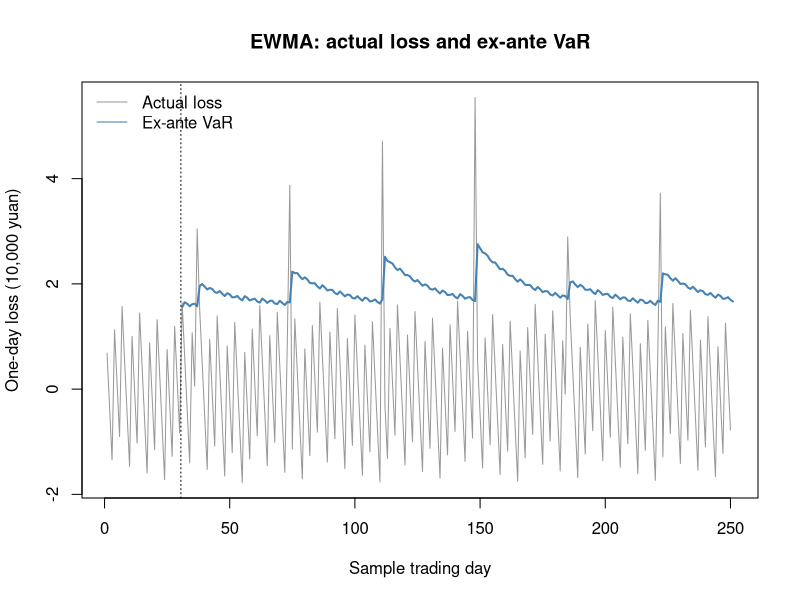

Write the R code that produced this figure.
# 合成教学数据，非真实市场；单日简单收益，小数
alpha <- 0.95
N <- 1000000
n <- 250
mu_gen <- 0.0004
scale_gen <- 0.01
i <- seq_len(n)
R <- mu_gen + scale_gen * (((i*73) %% 251 - 125)/72 -
  ifelse(i %% 37 == 0, 4, 0))
stopifnot(n>=2, all(is.finite(R)), all(R>=-1),
  is.finite(alpha), alpha>0, alpha<1, is.finite(N), N>0)

L <- -N * R
x <- sort(L)

lambda <- 0.94
k <- 30
stopifnot(is.finite(lambda),lambda>0,lambda<1,k>=2,k<n,k==floor(k))
mu_train <- mean(R[seq_len(k)])
h0 <- var(R[seq_len(k)])
h <- rep(NA_real_,n+1)
h[k+1] <- h0

# R索引t即第t日；前k日无预测，先存h[t]再观察R[t]
for(t in seq.int(k+1,n)) {
  epsilon_t <- R[t]-mu_train
  h[t+1] <- lambda*h[t]+(1-lambda)*epsilon_t^2
}
sigma_pred <- sqrt(h)

z <- qnorm(alpha)
VaR <- N*(-mu_train+sigma_pred*z)

ES <- N*(-mu_train+sigma_pred*dnorm(z)/(1-alpha))

result <- data.frame(day=seq_len(n+1),variance=h,
  sigma=sigma_pred,VaR=VaR,ES=ES,actual_loss=c(L,NA_real_))
print(tail(result,6))
print(c(mu_train=mu_train,h0=h0,latest_VaR=tail(VaR,1),
  latest_ES=tail(ES,1),latest_sigma=tail(sigma_pred,1)))

pred <- VaR
plot(seq_len(n),L/10000,type="l",col="grey60",
  xlim=c(1,n+1),ylim=range(c(L,pred),na.rm=TRUE)/10000,
  xlab="Sample trading day",ylab="One-day loss (10,000 yuan)",
  main="EWMA: actual loss and ex-ante VaR")
lines(seq_len(n+1),pred/10000,col="steelblue",lwd=2)
abline(v=k+.5,lty=3)
legend("topleft",c("Actual loss","Ex-ante VaR"),
  col=c("grey60","steelblue"),lty=1,bty="n")
